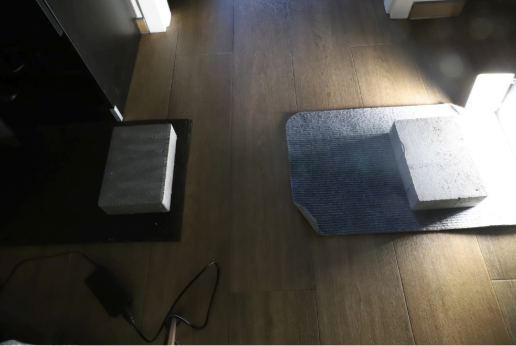
#> input picture example.png, 516 x 346 px
$ python analizaHistogramu.py
#> lines starting #> are read from the running program, lines starting #| are printed output that depends on the picture; after the words box and inside, x2 and y2 are one past the last pixel; in counts of white or black regions, pixels touching at a corner belong together
import cv2
import matplotlib.pyplot as plt

image = cv2.imread('example.png')
#> image is the input picture: shape (346, 516, 3); mean B, G, R 68.4, 75, 78.4
if image is None:
    print("Nie można załadować obrazu.")
    exit()

gray = cv2.cvtColor(image, cv2.COLOR_BGR2GRAY)
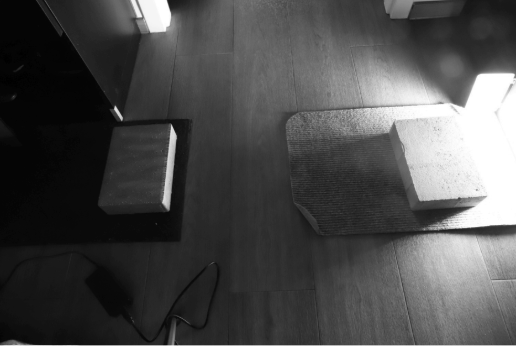
#> gray: shape (346, 516); min 0, max 255, mean 75.3

hist = cv2.calcHist([gray], [0], None, [256], [0, 256])
#> hist = 256 values, max 9282 at index 5, min 49 at index 0, mean 697.4

(T1, original) = cv2.threshold(gray, 100, 255, cv2.THRESH_BINARY)
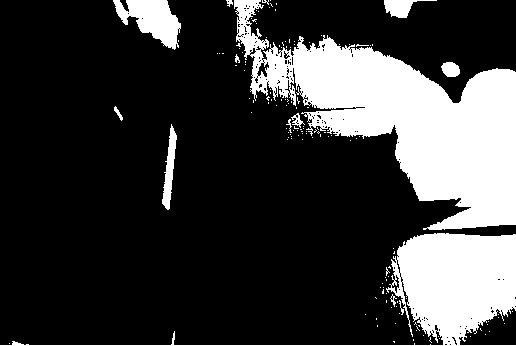
#> original: shape (346, 516); 23.2% white; 144 white regions (131 under 20 px), largest, box (x1, y1, x2, y2) and area: (234, 0, 516, 230) 26561, (0, 233, 516, 346) 11223, (113, 0, 181, 50) 1842
(T2, otsu) = cv2.threshold(gray, 0, 255, cv2.THRESH_BINARY + cv2.THRESH_OTSU)
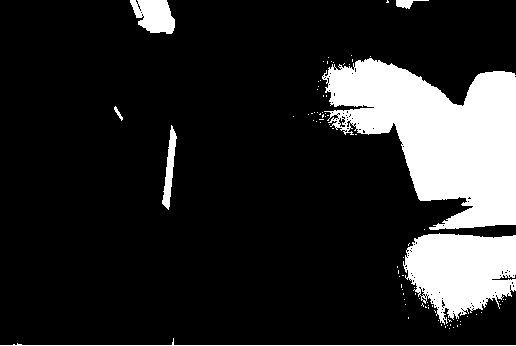
#> otsu: shape (346, 516); 16.3% white; 85 white regions (78 under 20 px), largest, box (x1, y1, x2, y2) and area: (322, 58, 516, 230) 19357, (403, 233, 516, 325) 7257, (130, 0, 175, 34) 1116
#> T2 = 127

cv2.imshow("Oryginalne z progowaniem T=100", original)
cv2.imshow("Obraz z progowaniem Otsu", otsu)

plt.plot(hist)
plt.axvline(x=T2, color='r', linestyle='--')  # Zaznaczenie progu Otsu
plt.title("Histogram obrazu")
plt.xlabel("Intensywność")
plt.ylabel("Częstotliwość")
plt.show()
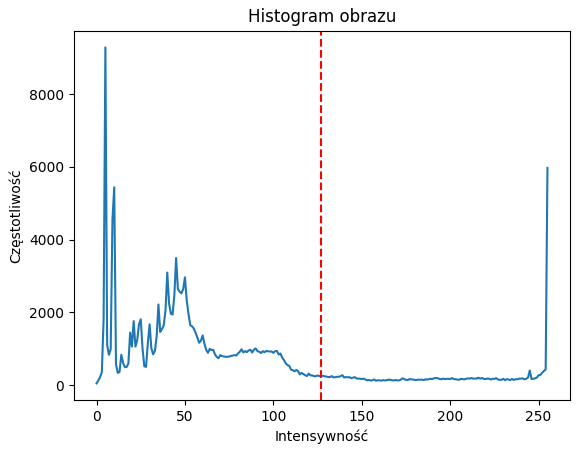
#> figure drawn by matplotlib, 1 panel; curve peaks at x = 5, y = 9282

cv2.waitKey(0)
cv2.destroyAllWindows()
